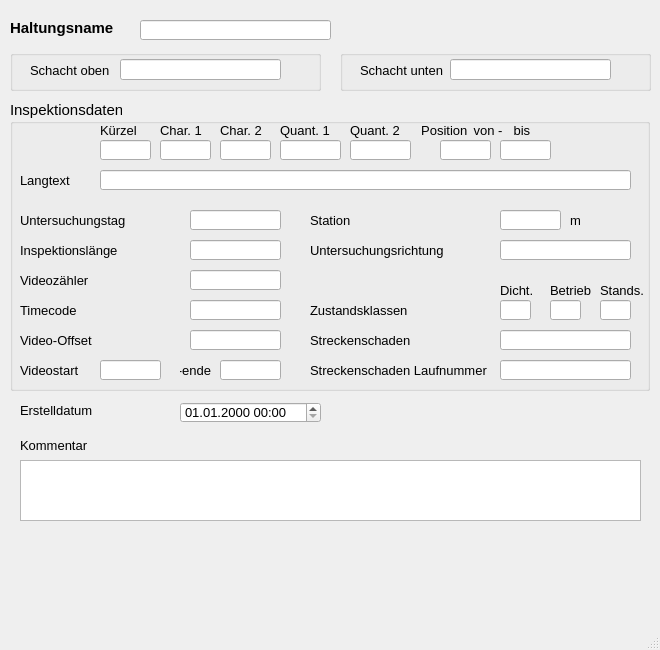
<?xml version="1.0" encoding="UTF-8"?>
<ui version="4.0">
 <class>MainWindow</class>
 <widget class="QMainWindow" name="MainWindow">
  <property name="geometry">
   <rect>
    <x>0</x>
    <y>0</y>
    <width>660</width>
    <height>650</height>
   </rect>
  </property>
  <property name="sizePolicy">
   <sizepolicy hsizetype="Preferred" vsizetype="Preferred">
    <horstretch>0</horstretch>
    <verstretch>0</verstretch>
   </sizepolicy>
  </property>
  <property name="minimumSize">
   <size>
    <width>660</width>
    <height>650</height>
   </size>
  </property>
  <property name="maximumSize">
   <size>
    <width>660</width>
    <height>650</height>
   </size>
  </property>
  <property name="baseSize">
   <size>
    <width>0</width>
    <height>0</height>
   </size>
  </property>
  <property name="font">
   <font>
    <family>Tahoma</family>
    <pointsize>10</pointsize>
   </font>
  </property>
  <property name="windowTitle">
   <string>MainWindow</string>
  </property>
  <widget class="QWidget" name="centralwidget">
   <widget class="QLabel" name="label">
    <property name="geometry">
     <rect>
      <x>10</x>
      <y>20</y>
      <width>131</width>
      <height>16</height>
     </rect>
    </property>
    <property name="font">
     <font>
      <family>Tahoma</family>
      <pointsize>11</pointsize>
      <weight>75</weight>
      <bold>true</bold>
     </font>
    </property>
    <property name="text">
     <string>Haltungsname</string>
    </property>
   </widget>
   <widget class="QLineEdit" name="untersuchhal">
    <property name="geometry">
     <rect>
      <x>140</x>
      <y>20</y>
      <width>191</width>
      <height>20</height>
     </rect>
    </property>
    <property name="font">
     <font>
      <family>Tahoma</family>
      <pointsize>10</pointsize>
     </font>
    </property>
    <property name="toolTip">
     <string>&lt;html&gt;&lt;head/&gt;&lt;body&gt;&lt;p&gt;eindeutige Bezeichnung&lt;/p&gt;&lt;/body&gt;&lt;/html&gt;</string>
    </property>
    <property name="statusTip">
     <string>eindeutige Bezeichnung</string>
    </property>
   </widget>
   <widget class="QGroupBox" name="groupBox_2">
    <property name="geometry">
     <rect>
      <x>10</x>
      <y>100</y>
      <width>640</width>
      <height>291</height>
     </rect>
    </property>
    <property name="font">
     <font>
      <family>Tahoma</family>
      <pointsize>11</pointsize>
     </font>
    </property>
    <property name="title">
     <string>Inspektionsdaten</string>
    </property>
    <widget class="QLineEdit" name="untersuchrichtung">
     <property name="geometry">
      <rect>
       <x>490</x>
       <y>140</y>
       <width>131</width>
       <height>20</height>
      </rect>
     </property>
     <property name="font">
      <font>
       <family>Tahoma</family>
       <pointsize>10</pointsize>
      </font>
     </property>
     <property name="toolTip">
      <string>&lt;html&gt;&lt;head/&gt;&lt;body&gt;&lt;p&gt;&lt;span style=&quot; font-size:10pt;&quot;&gt;Untersuchungsrichtung&lt;/span&gt;&lt;/p&gt;&lt;/body&gt;&lt;/html&gt;</string>
     </property>
    </widget>
    <widget class="QLabel" name="label_17">
     <property name="geometry">
      <rect>
       <x>300</x>
       <y>140</y>
       <width>151</width>
       <height>21</height>
      </rect>
     </property>
     <property name="font">
      <font>
       <family>Tahoma</family>
       <pointsize>10</pointsize>
      </font>
     </property>
     <property name="text">
      <string>Untersuchungsrichtung</string>
     </property>
    </widget>
    <widget class="QLabel" name="label_23">
     <property name="geometry">
      <rect>
       <x>90</x>
       <y>20</y>
       <width>151</width>
       <height>21</height>
      </rect>
     </property>
     <property name="font">
      <font>
       <family>Tahoma</family>
       <pointsize>10</pointsize>
      </font>
     </property>
     <property name="text">
      <string>Kürzel</string>
     </property>
    </widget>
    <widget class="QLabel" name="label_24">
     <property name="geometry">
      <rect>
       <x>150</x>
       <y>20</y>
       <width>51</width>
       <height>21</height>
      </rect>
     </property>
     <property name="font">
      <font>
       <family>Tahoma</family>
       <pointsize>10</pointsize>
      </font>
     </property>
     <property name="text">
      <string>Char. 1</string>
     </property>
    </widget>
    <widget class="QLabel" name="label_25">
     <property name="geometry">
      <rect>
       <x>210</x>
       <y>20</y>
       <width>51</width>
       <height>21</height>
      </rect>
     </property>
     <property name="font">
      <font>
       <family>Tahoma</family>
       <pointsize>10</pointsize>
      </font>
     </property>
     <property name="text">
      <string>Char. 2</string>
     </property>
    </widget>
    <widget class="QLabel" name="label_26">
     <property name="geometry">
      <rect>
       <x>270</x>
       <y>20</y>
       <width>61</width>
       <height>21</height>
      </rect>
     </property>
     <property name="font">
      <font>
       <family>Tahoma</family>
       <pointsize>10</pointsize>
      </font>
     </property>
     <property name="text">
      <string>Quant. 1</string>
     </property>
    </widget>
    <widget class="QLabel" name="label_27">
     <property name="geometry">
      <rect>
       <x>340</x>
       <y>20</y>
       <width>61</width>
       <height>21</height>
      </rect>
     </property>
     <property name="font">
      <font>
       <family>Tahoma</family>
       <pointsize>10</pointsize>
      </font>
     </property>
     <property name="text">
      <string>Quant. 2</string>
     </property>
    </widget>
    <widget class="QLabel" name="label_28">
     <property name="geometry">
      <rect>
       <x>300</x>
       <y>230</y>
       <width>161</width>
       <height>21</height>
      </rect>
     </property>
     <property name="font">
      <font>
       <family>Tahoma</family>
       <pointsize>10</pointsize>
      </font>
     </property>
     <property name="text">
      <string>Streckenschaden</string>
     </property>
    </widget>
    <widget class="QLabel" name="label_29">
     <property name="geometry">
      <rect>
       <x>300</x>
       <y>260</y>
       <width>211</width>
       <height>21</height>
      </rect>
     </property>
     <property name="font">
      <font>
       <family>Tahoma</family>
       <pointsize>10</pointsize>
      </font>
     </property>
     <property name="text">
      <string>Streckenschaden Laufnummer</string>
     </property>
    </widget>
    <widget class="QLineEdit" name="kuerzel">
     <property name="geometry">
      <rect>
       <x>90</x>
       <y>40</y>
       <width>51</width>
       <height>20</height>
      </rect>
     </property>
     <property name="font">
      <font>
       <family>Tahoma</family>
       <pointsize>10</pointsize>
      </font>
     </property>
     <property name="toolTip">
      <string>&lt;html&gt;&lt;head/&gt;&lt;body&gt;&lt;p&gt;&lt;span style=&quot; font-size:10pt;&quot;&gt;Schadenskürzel&lt;/span&gt;&lt;/p&gt;&lt;/body&gt;&lt;/html&gt;</string>
     </property>
    </widget>
    <widget class="QLineEdit" name="charakt1">
     <property name="geometry">
      <rect>
       <x>150</x>
       <y>40</y>
       <width>51</width>
       <height>20</height>
      </rect>
     </property>
     <property name="font">
      <font>
       <family>Tahoma</family>
       <pointsize>10</pointsize>
      </font>
     </property>
     <property name="toolTip">
      <string>&lt;html&gt;&lt;head/&gt;&lt;body&gt;&lt;p&gt;Zustandsdaten: Charakterisierung 1&lt;/p&gt;&lt;/body&gt;&lt;/html&gt;</string>
     </property>
     <property name="statusTip">
      <string>Zustandsdaten: Charakterisierung 1</string>
     </property>
    </widget>
    <widget class="QLineEdit" name="charakt2">
     <property name="geometry">
      <rect>
       <x>210</x>
       <y>40</y>
       <width>51</width>
       <height>20</height>
      </rect>
     </property>
     <property name="font">
      <font>
       <family>Tahoma</family>
       <pointsize>10</pointsize>
      </font>
     </property>
     <property name="toolTip">
      <string>&lt;html&gt;&lt;head/&gt;&lt;body&gt;&lt;p&gt;Zustandsdaten: Charakterisierung 2&lt;/p&gt;&lt;/body&gt;&lt;/html&gt;</string>
     </property>
     <property name="statusTip">
      <string>Zustandsdaten: Charakterisierung 2</string>
     </property>
    </widget>
    <widget class="QLineEdit" name="quantnr1">
     <property name="geometry">
      <rect>
       <x>270</x>
       <y>40</y>
       <width>61</width>
       <height>20</height>
      </rect>
     </property>
     <property name="font">
      <font>
       <family>Tahoma</family>
       <pointsize>10</pointsize>
      </font>
     </property>
     <property name="toolTip">
      <string>&lt;html&gt;&lt;head/&gt;&lt;body&gt;&lt;p&gt;Zustandsdaten: Quantifizierung 1&lt;/p&gt;&lt;/body&gt;&lt;/html&gt;</string>
     </property>
     <property name="statusTip">
      <string>Zustandsdaten: Quantifizierung 1</string>
     </property>
    </widget>
    <widget class="QLineEdit" name="quantnr2">
     <property name="geometry">
      <rect>
       <x>340</x>
       <y>40</y>
       <width>61</width>
       <height>20</height>
      </rect>
     </property>
     <property name="font">
      <font>
       <family>Tahoma</family>
       <pointsize>10</pointsize>
      </font>
     </property>
     <property name="toolTip">
      <string>&lt;html&gt;&lt;head/&gt;&lt;body&gt;&lt;p&gt;Zustandsdaten: Quantifizierung 2&lt;/p&gt;&lt;/body&gt;&lt;/html&gt;</string>
     </property>
     <property name="statusTip">
      <string>Zustandsdaten: Quantifizierung 2</string>
     </property>
    </widget>
    <widget class="QLineEdit" name="streckenschaden">
     <property name="geometry">
      <rect>
       <x>490</x>
       <y>230</y>
       <width>131</width>
       <height>20</height>
      </rect>
     </property>
     <property name="font">
      <font>
       <family>Tahoma</family>
       <pointsize>10</pointsize>
      </font>
     </property>
     <property name="toolTip">
      <string>&lt;html&gt;&lt;head/&gt;&lt;body&gt;&lt;p&gt;Kodierung&lt;/p&gt;&lt;/body&gt;&lt;/html&gt;</string>
     </property>
     <property name="statusTip">
      <string>Kodierung</string>
     </property>
    </widget>
    <widget class="QLineEdit" name="streckenschaden_lfdnr">
     <property name="geometry">
      <rect>
       <x>490</x>
       <y>260</y>
       <width>131</width>
       <height>20</height>
      </rect>
     </property>
     <property name="font">
      <font>
       <family>Tahoma</family>
       <pointsize>10</pointsize>
      </font>
     </property>
     <property name="toolTip">
      <string/>
     </property>
     <property name="statusTip">
      <string/>
     </property>
    </widget>
    <widget class="QLabel" name="label_18">
     <property name="geometry">
      <rect>
       <x>400</x>
       <y>20</y>
       <width>61</width>
       <height>21</height>
      </rect>
     </property>
     <property name="font">
      <font>
       <family>Tahoma</family>
       <pointsize>10</pointsize>
      </font>
     </property>
     <property name="text">
      <string>Position </string>
     </property>
     <property name="alignment">
      <set>Qt::AlignRight|Qt::AlignTrailing|Qt::AlignVCenter</set>
     </property>
    </widget>
    <widget class="QLineEdit" name="pos_von">
     <property name="geometry">
      <rect>
       <x>430</x>
       <y>40</y>
       <width>51</width>
       <height>20</height>
      </rect>
     </property>
     <property name="font">
      <font>
       <family>Tahoma</family>
       <pointsize>10</pointsize>
      </font>
     </property>
     <property name="toolTip">
      <string>&lt;html&gt;&lt;head/&gt;&lt;body&gt;&lt;p&gt;Zustandsdaten: Anfangswinkel als Zifferblattreferenz&lt;/p&gt;&lt;/body&gt;&lt;/html&gt;</string>
     </property>
     <property name="statusTip">
      <string>Zustandsdaten: Anfangswinkel als Zifferblattreferenz</string>
     </property>
    </widget>
    <widget class="QLineEdit" name="pos_bis">
     <property name="geometry">
      <rect>
       <x>490</x>
       <y>40</y>
       <width>51</width>
       <height>20</height>
      </rect>
     </property>
     <property name="font">
      <font>
       <family>Tahoma</family>
       <pointsize>10</pointsize>
      </font>
     </property>
     <property name="toolTip">
      <string>&lt;html&gt;&lt;head/&gt;&lt;body&gt;&lt;p&gt;Zustandsdaten: Endwinkel als Zifferblattreferenz&lt;/p&gt;&lt;/body&gt;&lt;/html&gt;</string>
     </property>
     <property name="statusTip">
      <string>Zustandsdaten: Endwinkel als Zifferblattreferenz</string>
     </property>
    </widget>
    <widget class="QLineEdit" name="station">
     <property name="geometry">
      <rect>
       <x>490</x>
       <y>110</y>
       <width>61</width>
       <height>20</height>
      </rect>
     </property>
     <property name="font">
      <font>
       <family>Tahoma</family>
       <pointsize>10</pointsize>
      </font>
     </property>
     <property name="toolTip">
      <string>&lt;html&gt;&lt;head/&gt;&lt;body&gt;&lt;p&gt;&lt;span style=&quot; font-size:10pt;&quot;&gt;Station entlang der Haltung&lt;/span&gt;&lt;/p&gt;&lt;/body&gt;&lt;/html&gt;</string>
     </property>
     <property name="statusTip">
      <string>Station entlang der Haltung</string>
     </property>
    </widget>
    <widget class="QLabel" name="label_34">
     <property name="geometry">
      <rect>
       <x>300</x>
       <y>110</y>
       <width>151</width>
       <height>21</height>
      </rect>
     </property>
     <property name="font">
      <font>
       <family>Tahoma</family>
       <pointsize>10</pointsize>
      </font>
     </property>
     <property name="text">
      <string>Station</string>
     </property>
    </widget>
    <widget class="QLabel" name="label_19">
     <property name="geometry">
      <rect>
       <x>10</x>
       <y>170</y>
       <width>151</width>
       <height>21</height>
      </rect>
     </property>
     <property name="font">
      <font>
       <family>Tahoma</family>
       <pointsize>10</pointsize>
      </font>
     </property>
     <property name="text">
      <string>Videozähler</string>
     </property>
    </widget>
    <widget class="QLabel" name="label_35">
     <property name="geometry">
      <rect>
       <x>10</x>
       <y>200</y>
       <width>151</width>
       <height>21</height>
      </rect>
     </property>
     <property name="font">
      <font>
       <family>Tahoma</family>
       <pointsize>10</pointsize>
      </font>
     </property>
     <property name="text">
      <string>Timecode</string>
     </property>
    </widget>
    <widget class="QLabel" name="label_21">
     <property name="geometry">
      <rect>
       <x>10</x>
       <y>230</y>
       <width>151</width>
       <height>21</height>
      </rect>
     </property>
     <property name="font">
      <font>
       <family>Tahoma</family>
       <pointsize>10</pointsize>
      </font>
     </property>
     <property name="text">
      <string>Video-Offset</string>
     </property>
    </widget>
    <widget class="QLineEdit" name="videozaehler">
     <property name="geometry">
      <rect>
       <x>180</x>
       <y>170</y>
       <width>91</width>
       <height>20</height>
      </rect>
     </property>
     <property name="font">
      <font>
       <family>Tahoma</family>
       <pointsize>10</pointsize>
      </font>
     </property>
     <property name="toolTip">
      <string/>
     </property>
     <property name="statusTip">
      <string/>
     </property>
    </widget>
    <widget class="QLineEdit" name="timecode">
     <property name="geometry">
      <rect>
       <x>180</x>
       <y>200</y>
       <width>91</width>
       <height>20</height>
      </rect>
     </property>
     <property name="font">
      <font>
       <family>Tahoma</family>
       <pointsize>10</pointsize>
      </font>
     </property>
     <property name="toolTip">
      <string/>
     </property>
     <property name="statusTip">
      <string/>
     </property>
    </widget>
    <widget class="QLineEdit" name="video_offset">
     <property name="geometry">
      <rect>
       <x>180</x>
       <y>230</y>
       <width>91</width>
       <height>20</height>
      </rect>
     </property>
     <property name="font">
      <font>
       <family>Tahoma</family>
       <pointsize>10</pointsize>
      </font>
     </property>
     <property name="toolTip">
      <string/>
     </property>
     <property name="statusTip">
      <string/>
     </property>
    </widget>
    <widget class="QLineEdit" name="inspektionslaenge">
     <property name="geometry">
      <rect>
       <x>180</x>
       <y>140</y>
       <width>91</width>
       <height>20</height>
      </rect>
     </property>
     <property name="font">
      <font>
       <family>Tahoma</family>
       <pointsize>10</pointsize>
      </font>
     </property>
     <property name="toolTip">
      <string>&lt;html&gt;&lt;head/&gt;&lt;body&gt;&lt;p&gt;[m]&lt;/p&gt;&lt;/body&gt;&lt;/html&gt;</string>
     </property>
     <property name="statusTip">
      <string>[m]</string>
     </property>
    </widget>
    <widget class="QLabel" name="label_61">
     <property name="geometry">
      <rect>
       <x>10</x>
       <y>110</y>
       <width>151</width>
       <height>21</height>
      </rect>
     </property>
     <property name="font">
      <font>
       <family>Tahoma</family>
       <pointsize>10</pointsize>
      </font>
     </property>
     <property name="text">
      <string>Untersuchungstag</string>
     </property>
    </widget>
    <widget class="QLineEdit" name="untersuchtag">
     <property name="geometry">
      <rect>
       <x>180</x>
       <y>110</y>
       <width>91</width>
       <height>20</height>
      </rect>
     </property>
     <property name="font">
      <font>
       <family>Tahoma</family>
       <pointsize>10</pointsize>
      </font>
     </property>
     <property name="toolTip">
      <string>&lt;html&gt;&lt;head/&gt;&lt;body&gt;&lt;p&gt;Datum&lt;/p&gt;&lt;/body&gt;&lt;/html&gt;</string>
     </property>
     <property name="statusTip">
      <string>Datum</string>
     </property>
    </widget>
    <widget class="QLabel" name="label_20">
     <property name="geometry">
      <rect>
       <x>10</x>
       <y>140</y>
       <width>151</width>
       <height>21</height>
      </rect>
     </property>
     <property name="font">
      <font>
       <family>Tahoma</family>
       <pointsize>10</pointsize>
      </font>
     </property>
     <property name="text">
      <string>Inspektionslänge</string>
     </property>
    </widget>
    <widget class="QLabel" name="label_2">
     <property name="geometry">
      <rect>
       <x>560</x>
       <y>110</y>
       <width>47</width>
       <height>21</height>
      </rect>
     </property>
     <property name="font">
      <font>
       <family>Tahoma</family>
       <pointsize>10</pointsize>
      </font>
     </property>
     <property name="text">
      <string>m</string>
     </property>
    </widget>
    <widget class="QLabel" name="label_36">
     <property name="geometry">
      <rect>
       <x>300</x>
       <y>200</y>
       <width>111</width>
       <height>21</height>
      </rect>
     </property>
     <property name="font">
      <font>
       <family>Tahoma</family>
       <pointsize>10</pointsize>
      </font>
     </property>
     <property name="text">
      <string>Zustandsklassen</string>
     </property>
    </widget>
    <widget class="QLabel" name="label_37">
     <property name="geometry">
      <rect>
       <x>540</x>
       <y>180</y>
       <width>41</width>
       <height>21</height>
      </rect>
     </property>
     <property name="font">
      <font>
       <family>Tahoma</family>
       <pointsize>10</pointsize>
      </font>
     </property>
     <property name="text">
      <string>Betrieb</string>
     </property>
    </widget>
    <widget class="QLineEdit" name="ZD">
     <property name="geometry">
      <rect>
       <x>490</x>
       <y>200</y>
       <width>31</width>
       <height>20</height>
      </rect>
     </property>
     <property name="font">
      <font>
       <family>Tahoma</family>
       <pointsize>10</pointsize>
      </font>
     </property>
     <property name="toolTip">
      <string>&lt;html&gt;&lt;head/&gt;&lt;body&gt;&lt;p&gt;&lt;span style=&quot; font-size:10pt;&quot;&gt;Max. Zustandsklasse Dichtheit&lt;/span&gt;&lt;/p&gt;&lt;/body&gt;&lt;/html&gt;</string>
     </property>
     <property name="statusTip">
      <string>Max. Zustandsklasse Dichtheit</string>
     </property>
    </widget>
    <widget class="QLineEdit" name="ZB">
     <property name="geometry">
      <rect>
       <x>540</x>
       <y>200</y>
       <width>31</width>
       <height>20</height>
      </rect>
     </property>
     <property name="font">
      <font>
       <family>Tahoma</family>
       <pointsize>10</pointsize>
      </font>
     </property>
     <property name="toolTip">
      <string>&lt;html&gt;&lt;head/&gt;&lt;body&gt;&lt;p&gt;&lt;span style=&quot; font-size:10pt;&quot;&gt;Max. Zustandsklasse Betriebssicherheit&lt;/span&gt;&lt;/p&gt;&lt;/body&gt;&lt;/html&gt;</string>
     </property>
     <property name="statusTip">
      <string>Max. Zustandsklasse Betriebssicherheit</string>
     </property>
    </widget>
    <widget class="QLabel" name="label_38">
     <property name="geometry">
      <rect>
       <x>590</x>
       <y>180</y>
       <width>51</width>
       <height>21</height>
      </rect>
     </property>
     <property name="font">
      <font>
       <family>Tahoma</family>
       <pointsize>10</pointsize>
      </font>
     </property>
     <property name="text">
      <string>Stands.</string>
     </property>
    </widget>
    <widget class="QLineEdit" name="ZS">
     <property name="geometry">
      <rect>
       <x>590</x>
       <y>200</y>
       <width>31</width>
       <height>20</height>
      </rect>
     </property>
     <property name="font">
      <font>
       <family>Tahoma</family>
       <pointsize>10</pointsize>
      </font>
     </property>
     <property name="toolTip">
      <string>&lt;html&gt;&lt;head/&gt;&lt;body&gt;&lt;p&gt;Max. Zustandsklasse Standsicherheit&lt;/p&gt;&lt;/body&gt;&lt;/html&gt;</string>
     </property>
     <property name="statusTip">
      <string>Max. Zustandsklasse Standsicherheit</string>
     </property>
    </widget>
    <widget class="QLabel" name="label_39">
     <property name="geometry">
      <rect>
       <x>490</x>
       <y>180</y>
       <width>41</width>
       <height>21</height>
      </rect>
     </property>
     <property name="font">
      <font>
       <family>Tahoma</family>
       <pointsize>10</pointsize>
      </font>
     </property>
     <property name="text">
      <string>Dicht.</string>
     </property>
    </widget>
    <widget class="QLabel" name="label_30">
     <property name="geometry">
      <rect>
       <x>500</x>
       <y>20</y>
       <width>41</width>
       <height>21</height>
      </rect>
     </property>
     <property name="font">
      <font>
       <family>Tahoma</family>
       <pointsize>10</pointsize>
      </font>
     </property>
     <property name="text">
      <string> bis</string>
     </property>
    </widget>
    <widget class="QLabel" name="label_40">
     <property name="geometry">
      <rect>
       <x>460</x>
       <y>20</y>
       <width>51</width>
       <height>21</height>
      </rect>
     </property>
     <property name="font">
      <font>
       <family>Tahoma</family>
       <pointsize>10</pointsize>
      </font>
     </property>
     <property name="text">
      <string> von -</string>
     </property>
    </widget>
    <widget class="QLineEdit" name="langtext">
     <property name="geometry">
      <rect>
       <x>90</x>
       <y>70</y>
       <width>531</width>
       <height>20</height>
      </rect>
     </property>
     <property name="font">
      <font>
       <family>Tahoma</family>
       <pointsize>10</pointsize>
      </font>
     </property>
     <property name="toolTip">
      <string>&lt;html&gt;&lt;head/&gt;&lt;body&gt;&lt;p&gt;&lt;span style=&quot; font-size:10pt;&quot;&gt;Zustandsbeschreibung Langtext&lt;/span&gt;&lt;/p&gt;&lt;/body&gt;&lt;/html&gt;</string>
     </property>
     <property name="statusTip">
      <string>Zustandsbeschreibung Langtext</string>
     </property>
    </widget>
    <widget class="QLabel" name="label_52">
     <property name="geometry">
      <rect>
       <x>10</x>
       <y>70</y>
       <width>61</width>
       <height>21</height>
      </rect>
     </property>
     <property name="font">
      <font>
       <family>Tahoma</family>
       <pointsize>10</pointsize>
      </font>
     </property>
     <property name="text">
      <string>Langtext</string>
     </property>
    </widget>
    <widget class="QLabel" name="label_33">
     <property name="geometry">
      <rect>
       <x>10</x>
       <y>260</y>
       <width>81</width>
       <height>21</height>
      </rect>
     </property>
     <property name="font">
      <font>
       <family>Tahoma</family>
       <pointsize>10</pointsize>
      </font>
     </property>
     <property name="text">
      <string>Videostart</string>
     </property>
    </widget>
    <widget class="QLineEdit" name="video_start">
     <property name="geometry">
      <rect>
       <x>90</x>
       <y>260</y>
       <width>61</width>
       <height>20</height>
      </rect>
     </property>
     <property name="font">
      <font>
       <family>Tahoma</family>
       <pointsize>10</pointsize>
      </font>
     </property>
     <property name="toolTip">
      <string>&lt;html&gt;&lt;head/&gt;&lt;body&gt;&lt;p&gt;Beginn der Videoreferenz&lt;/p&gt;&lt;/body&gt;&lt;/html&gt;</string>
     </property>
     <property name="statusTip">
      <string>Beginn der Videoreferenz</string>
     </property>
    </widget>
    <widget class="QLabel" name="label_41">
     <property name="geometry">
      <rect>
       <x>170</x>
       <y>260</y>
       <width>31</width>
       <height>21</height>
      </rect>
     </property>
     <property name="font">
      <font>
       <family>Tahoma</family>
       <pointsize>10</pointsize>
      </font>
     </property>
     <property name="text">
      <string>-ende</string>
     </property>
     <property name="alignment">
      <set>Qt::AlignRight|Qt::AlignTrailing|Qt::AlignVCenter</set>
     </property>
    </widget>
    <widget class="QLineEdit" name="video_ende">
     <property name="geometry">
      <rect>
       <x>210</x>
       <y>260</y>
       <width>61</width>
       <height>20</height>
      </rect>
     </property>
     <property name="font">
      <font>
       <family>Tahoma</family>
       <pointsize>10</pointsize>
      </font>
     </property>
     <property name="toolTip">
      <string>&lt;html&gt;&lt;head/&gt;&lt;body&gt;&lt;p&gt;Ende der Videoreferenz&lt;/p&gt;&lt;/body&gt;&lt;/html&gt;</string>
     </property>
     <property name="statusTip">
      <string>Ende der Videoreferenz</string>
     </property>
    </widget>
   </widget>
   <widget class="QgsDateTimeEdit" name="createdat">
    <property name="geometry">
     <rect>
      <x>180</x>
      <y>402</y>
      <width>141</width>
      <height>21</height>
     </rect>
    </property>
    <property name="font">
     <font>
      <family>Tahoma</family>
      <pointsize>10</pointsize>
     </font>
    </property>
    <property name="currentSection">
     <enum>QDateTimeEdit::DaySection</enum>
    </property>
    <property name="displayFormat">
     <string>dd.MM.yyyy HH:mm</string>
    </property>
   </widget>
   <widget class="QLabel" name="label_71">
    <property name="geometry">
     <rect>
      <x>20</x>
      <y>400</y>
      <width>151</width>
      <height>21</height>
     </rect>
    </property>
    <property name="text">
     <string>Erstelldatum</string>
    </property>
   </widget>
   <widget class="QTextEdit" name="kommentar">
    <property name="geometry">
     <rect>
      <x>20</x>
      <y>460</y>
      <width>621</width>
      <height>61</height>
     </rect>
    </property>
    <property name="font">
     <font>
      <family>Tahoma</family>
      <pointsize>10</pointsize>
     </font>
    </property>
    <property name="toolTip">
     <string>&lt;html&gt;&lt;head/&gt;&lt;body&gt;&lt;p&gt;Platz für zusätzliche Kommentare&lt;/p&gt;&lt;/body&gt;&lt;/html&gt;</string>
    </property>
    <property name="statusTip">
     <string>Platz für zusätzliche Kommentare</string>
    </property>
   </widget>
   <widget class="QLabel" name="label_22">
    <property name="geometry">
     <rect>
      <x>20</x>
      <y>435</y>
      <width>81</width>
      <height>21</height>
     </rect>
    </property>
    <property name="font">
     <font>
      <family>Tahoma</family>
      <pointsize>10</pointsize>
     </font>
    </property>
    <property name="text">
     <string>Kommentar</string>
    </property>
   </widget>
   <widget class="QGroupBox" name="groupBox_3">
    <property name="geometry">
     <rect>
      <x>340</x>
      <y>50</y>
      <width>311</width>
      <height>41</height>
     </rect>
    </property>
    <property name="font">
     <font>
      <family>Tahoma</family>
      <pointsize>11</pointsize>
     </font>
    </property>
    <property name="title">
     <string/>
    </property>
    <widget class="QLabel" name="label_9">
     <property name="geometry">
      <rect>
       <x>20</x>
       <y>10</y>
       <width>91</width>
       <height>21</height>
      </rect>
     </property>
     <property name="font">
      <font>
       <family>Tahoma</family>
       <pointsize>10</pointsize>
      </font>
     </property>
     <property name="text">
      <string>Schacht unten</string>
     </property>
    </widget>
    <widget class="QLineEdit" name="schunten">
     <property name="geometry">
      <rect>
       <x>110</x>
       <y>9</y>
       <width>161</width>
       <height>21</height>
      </rect>
     </property>
     <property name="font">
      <font>
       <family>Tahoma</family>
       <pointsize>10</pointsize>
      </font>
     </property>
     <property name="toolTip">
      <string>&lt;html&gt;&lt;head/&gt;&lt;body&gt;&lt;p&gt;Name des unteren Schachts&lt;/p&gt;&lt;/body&gt;&lt;/html&gt;</string>
     </property>
     <property name="statusTip">
      <string>Name des unteren Schachts</string>
     </property>
    </widget>
   </widget>
   <widget class="QGroupBox" name="groupBox">
    <property name="geometry">
     <rect>
      <x>10</x>
      <y>50</y>
      <width>311</width>
      <height>41</height>
     </rect>
    </property>
    <property name="font">
     <font>
      <family>Tahoma</family>
      <pointsize>11</pointsize>
     </font>
    </property>
    <property name="title">
     <string/>
    </property>
    <widget class="QLabel" name="label_3">
     <property name="geometry">
      <rect>
       <x>20</x>
       <y>10</y>
       <width>91</width>
       <height>21</height>
      </rect>
     </property>
     <property name="font">
      <font>
       <family>Tahoma</family>
       <pointsize>10</pointsize>
      </font>
     </property>
     <property name="text">
      <string>Schacht oben</string>
     </property>
    </widget>
    <widget class="QLineEdit" name="schoben">
     <property name="geometry">
      <rect>
       <x>110</x>
       <y>9</y>
       <width>161</width>
       <height>21</height>
      </rect>
     </property>
     <property name="font">
      <font>
       <family>Tahoma</family>
       <pointsize>10</pointsize>
      </font>
     </property>
     <property name="toolTip">
      <string>&lt;html&gt;&lt;head/&gt;&lt;body&gt;&lt;p&gt;Name des oberen Schachts&lt;/p&gt;&lt;/body&gt;&lt;/html&gt;</string>
     </property>
     <property name="statusTip">
      <string>Name des oberen Schachts</string>
     </property>
    </widget>
   </widget>
  </widget>
  <widget class="QMenuBar" name="menubar">
   <property name="geometry">
    <rect>
     <x>0</x>
     <y>0</y>
     <width>660</width>
     <height>22</height>
    </rect>
   </property>
  </widget>
  <widget class="QStatusBar" name="statusbar"/>
 </widget>
 <customwidgets>
  <customwidget>
   <class>QgsDateTimeEdit</class>
   <extends>QDateTimeEdit</extends>
   <header>qgsdatetimeedit.h</header>
  </customwidget>
 </customwidgets>
 <tabstops>
  <tabstop>untersuchhal</tabstop>
  <tabstop>untersuchrichtung</tabstop>
  <tabstop>createdat</tabstop>
  <tabstop>kommentar</tabstop>
 </tabstops>
 <resources/>
 <connections/>
</ui>
